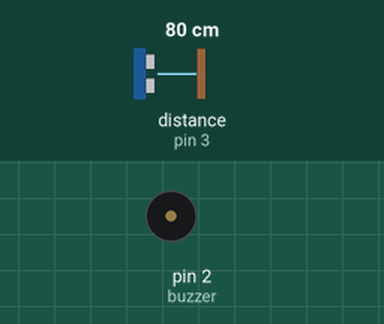
The sketch below on a simulated Arduino Uno, built with avr-gcc and run on an emulated ATmega328P. Shown: buzzer (waves = sounding). Wiring (inferred from the names in the program): ultrasonic range finder: trigger pin 4; echo pin 3. The test bench sets the inputs (shaded band); at power-on: distance to the obstacle (sensor on pin 3) 80 cm. The echo pulse lasts 58.3 µs per cm.

Above: at 1.2 s.
1.3 s: distance to the obstacle (sensor on pin 3) set to 36 cm
2.8 s: distance to the obstacle (sensor on pin 3) set to 30 cm
At 3.5 s:
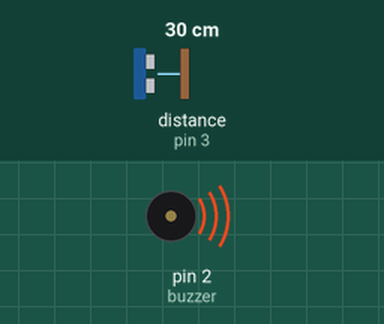
5.8 s: distance to the obstacle (sensor on pin 3) set to 35 cm
At 7.4 s:
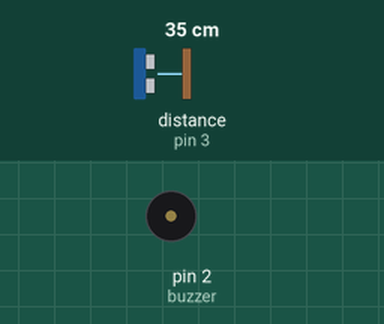
Timing chart, 0 to 8.9 s (numbered marks = the images above; inputs shaded):
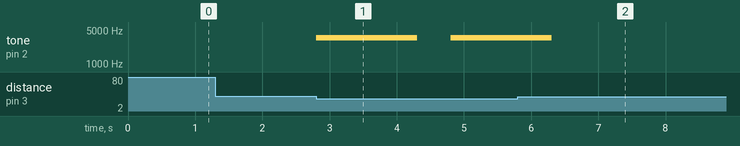

Measured:
- the behaviour switches between 34 and 33 cm on distance to the obstacle (sensor on pin 3) (found by bisection; images 0 and 1)
- after the input at 1.3 s, every drawn part: stays the same
- after the input at 2.8 s, tone on pin 2 (buzzer): silent → 3500 Hz at once, → silent 1.5 s later, → 3500 Hz 0.50 s later
- after the input at 5.8 s, tone on pin 2 (buzzer): goes on until 6.3 s, then stays silent

The sketch:

a_tiny_watch_dog.ino
```cpp
/*
 * "Watch Dog"
 * This animal reacts to loud sounds by "barking",
 * acting as a guard dog or watch dog.
 */

int echo, trig, buzzer;
boolean runn;

void setup() {
  /*
   * Basic I/O device setup.
   */
  echo = 3;
  trig = 4;
  buzzer = 2;
  ///pinMode(sensor, INPUT);
  pinMode(buzzer, OUTPUT);
  runn = true;
  pinMode(echo, INPUT);
  pinMode(trig, OUTPUT);
}

void loop() {
  /*
   * If we detect a sound loud enough
   * to trigger the sound sensor, we
   * begin to bark for a time period.
   */
   bark(detectMovement());
}

int detectMovement() {
  /*
   * Determines if the sound sensor is
   * picking up noise. If so, return true,
   * if not, return false.
   */
   long durat, inches, cm;
   ///pinMode(trig, OUTPUT);
   digitalWrite(trig, LOW);
   delayMicroseconds(2);
   digitalWrite(trig, HIGH);
   delayMicroseconds(10);
   digitalWrite(trig, LOW);
   ///pinMode(echo, INPUT);
   durat = pulseIn(echo, HIGH);
   inches = durat / 74 / 2;


  if (inches <= 1) {
    return 1;
  }
  else if (inches <= 6) {
    return 2;
  }
  else if (inches <= 12) {
    return 3;
  }
  else {
    return 0;
  }
}

void bark(int choice) {
  /*
   * Pick a random number to determine what
   * type of bark is generated. We have either
   * two short barks with a pause between them,
   * three quick yips/barks, and one longer, higher
   * pitched howl.
   */
  if (choice == 1) { //bark, pause, bark
    tone(buzzer, 1000, 500);
    delay(1000);
    tone(buzzer, 1000, 500);
  }
  else if (choice == 2) { ///bark, bark, bark
    tone(buzzer, 2000, 300);
    delay(500);
    tone(buzzer, 2000, 300);
    delay(500);
    tone(buzzer, 2000, 300);
  }
  else if (choice == 3) { //howl
    tone(buzzer, 3500, 1500);
    delay(2000);
  }
}
```
